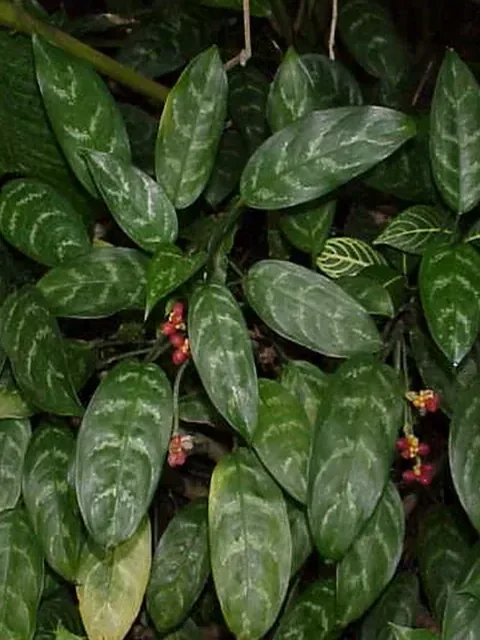
#> input picture assets/img/plants/aglaonema.webp, 480 x 640 px
$ python -i fetch_plant_photos.py   (imports and definitions only)
#> lines starting #> are read from the running program, lines starting #| are printed output that depends on the picture
#> further down, picture is the input picture: PIL image 480x640 RGB; mean R, G, B 56, 70.8, 39
#!/usr/bin/env python3
"""Download Wikipedia plant photos and write catalog data."""
from __future__ import annotations

import io
import json
import time
import urllib.parse
import urllib.request
from pathlib import Path

from PIL import Image, ImageOps

ROOT = Path(__file__).resolve().parents[1]
OUT_DIR = ROOT / "assets" / "img" / "plants"
JS_PATH = ROOT / "js" / "plants-data.js"
UA = "PchelosharingCatalog/1.0 (local mock catalog; plants page)"
BG = (248, 247, 245)
SIZE = 640

PLANTS = [
    # Комнатные
    {"id": "monstera-deliciosa", "name": "Монстера деликатесная", "latin": "Monstera deliciosa", "wiki": "Monstera_deliciosa", "cat": "room", "catLabel": "Комнатные", "price": 4900, "lead": "Дырявые листья, которые все фотографируют. Растёт быстро, если не забывать поливать. Как улей: живая штука, а не декор из Икеи."},
    {"id": "ficus-lyrata", "name": "Фикус лирата", "latin": "Ficus lyrata", "wiki": "Ficus_lyrata", "cat": "room", "catLabel": "Комнатные", "price": 6900, "lead": "Большие скрипичные листья. Любит свет и не любит, когда его переставляют. Характер есть — это хорошо."},
    {"id": "strelitzia-reginae", "name": "Стрелиция королевская", "latin": "Strelitzia reginae", "wiki": "Strelitzia_reginae", "cat": "room", "catLabel": "Комнатные", "price": 5400, "lead": "Цветок-птица. В комнате ведёт себя спокойно, а цветёт — как будто в гости прилетел кто-то яркий из Африки."},
    {"id": "calathea-orbifolia", "name": "Калатея орбифолия", "latin": "Goeppertia orbifolia", "wiki": "Goeppertia_orbifolia", "cat": "room", "catLabel": "Комнатные", "price": 3200, "lead": "Полосатые круглые листья. На ночь складывает их, как будто говорит «всё, я спать». Можно понять."},
    {"id": "alocasia-amazonica", "name": "Алоказия амазонская", "latin": "Alocasia × amazonica", "wiki": "Alocasia", "cat": "room", "catLabel": "Комнатные", "price": 2800, "lead": "Графика на листьях, будто её рисовали тушью. Любит влажный воздух. Пчёлы бы оценили, но это растение — для дома."},
    {"id": "philodendron-birkin", "name": "Филодендрон биркин", "latin": "Philodendron 'Birkin'", "wiki": "Philodendron", "cat": "room", "catLabel": "Комнатные", "price": 2500, "lead": "Белые штрихи по тёмно-зелёному. Не капризный. Хороший первый экзот, если хочется чего-то «не фиалка»."},
    {"id": "sansevieria-cylindrica", "name": "Сансевиерия цилиндрика", "latin": "Dracaena angolensis", "wiki": "Dracaena_angolensis", "cat": "room", "catLabel": "Комнатные", "price": 1900, "lead": "Круглые мечи вместо листьев. Почти не требует внимания. Для тех, кто любит живое, но не готов к ежедневным ритуалам."},
    {"id": "zamioculcas", "name": "Замиокулькас", "latin": "Zamioculcas zamiifolia", "wiki": "Zamioculcas_zamiifolia", "cat": "room", "catLabel": "Комнатные", "price": 2200, "lead": "Долларовое дерево. Шутки про зарплату прилагаются бесплатно. Растёт медленно и уверенно, как хорошая пасека."},
    {"id": "chamaedorea-elegans", "name": "Хамедорея изящная", "latin": "Chamaedorea elegans", "wiki": "Chamaedorea_elegans", "cat": "room", "catLabel": "Комнатные", "price": 2700, "lead": "Комнатная пальма, которая помещается в угол у окна. Не надо переезжать в тропики — тропики можно пригласить."},
    {"id": "spathiphyllum", "name": "Спатифиллум «Сенсейшн»", "latin": "Spathiphyllum", "wiki": "Spathiphyllum", "cat": "room", "catLabel": "Комнатные", "price": 2400, "lead": "Белые паруса. Если засушить — обидится и поникнет, потом отпоите и простит. Честный индикатор вашей забывчивости."},
    {"id": "anthurium-crystallinum", "name": "Антуриум кристаллинум", "latin": "Anthurium crystallinum", "wiki": "Anthurium_crystallinum", "cat": "room", "catLabel": "Комнатные", "price": 8700, "lead": "Бархатные листья с серебряными жилками. Редкий гость на подоконнике. Не для фона — для разглядывания."},
    {"id": "peperomia-watermelon", "name": "Пеперомия арбузная", "latin": "Peperomia argyreia", "wiki": "Peperomia_argyreia", "cat": "room", "catLabel": "Комнатные", "price": 980, "lead": "Маленькая, полосатая, совсем как арбуз, только есть нельзя. Зато можно поставить на стол и улыбаться."},
    {"id": "hoya-carnosa", "name": "Хойя мясистая", "latin": "Hoya carnosa", "wiki": "Hoya_carnosa", "cat": "room", "catLabel": "Комнатные", "price": 1600, "lead": "Восковой плющ. Цветёт зонтиками, пахнет так, что гости спрашивают: «у вас что, конфета?» Нет. Растение."},
    {"id": "maranta-leuconeura", "name": "Маранта беложильчатая", "latin": "Maranta leuconeura", "wiki": "Maranta_leuconeura", "cat": "room", "catLabel": "Комнатные", "price": 1400, "lead": "Молитвенное растение: вечером поднимает листья. Можно завести ритуал — смотреть, как оно укладывается спать."},
    {"id": "begonia-maculata", "name": "Бегония макулата", "latin": "Begonia maculata", "wiki": "Begonia_maculata", "cat": "room", "catLabel": "Комнатные", "price": 1800, "lead": "Горошек на листьях и красная изнанка. Выглядит так, будто её придумали для журнала, а не для подоконника."},
    {"id": "nephrolepis", "name": "Нефролепис возвышенный", "latin": "Nephrolepis exaltata", "wiki": "Nephrolepis_exaltata", "cat": "room", "catLabel": "Комнатные", "price": 1500, "lead": "Классический папоротник. Любит душ и не любит батарею. Зато фон для чтения — как в оранжерее."},
    {"id": "dracaena-marginata", "name": "Драцена окаймлённая", "latin": "Dracaena reflexa var. angustifolia", "wiki": "Dracaena_marginata", "cat": "room", "catLabel": "Комнатные", "price": 3100, "lead": "Тонкий ствол и султан листьев. Занимает мало места по полу и много — по вертикали. Умная геометрия для квартиры."},
    {"id": "yucca", "name": "Юкка слоновая", "latin": "Yucca gigantea", "wiki": "Yucca_gigantea", "cat": "room", "catLabel": "Комнатные", "price": 4500, "lead": "Пенёк с характером. Свет, редкий полив, и она стоит как скульптура. Хороша в большой комнате."},
    {"id": "aglaonema", "name": "Аглаонема сиамская", "latin": "Aglaonema", "wiki": "Aglaonema", "cat": "room", "catLabel": "Комнатные", "price": 2100, "lead": "Цветные листья даже в полутени. Для северных окон, где фикус грустит, а эта — нет."},
    {"id": "pilea-peperomioides", "name": "Пилея пеперомиоидес", "latin": "Pilea peperomioides", "wiki": "Pilea_peperomioides", "cat": "room", "catLabel": "Комнатные", "price": 1200, "lead": "Китайское денежное. Круглые листья на тонких ножках. Даёт деток — можно раздавать друзьям, как баночки мёда."},
    # Плодовые
    {"id": "fig-brown-turkey", "name": "Инжир Brown Turkey", "latin": "Ficus carica", "wiki": "Ficus_carica", "cat": "fruit", "catLabel": "Плодовые", "price": 3900, "lead": "Можно в кадке дома, можно в грунт в Приволжье с укрытием. Сладкие плоды. Пчёлы к цветкам не летят — инжир опыляется иначе. Зато вам — варенье."},
    {"id": "pomegranate-dwarf", "name": "Гранат карликовый", "latin": "Punica granatum", "wiki": "Punica_granatum", "cat": "fruit", "catLabel": "Плодовые", "price": 3400, "lead": "Алые цветки, потом плоды. Карликовая форма живёт в горшке и не делает вид, что ей нужен Крым."},
    {"id": "persimmon-sharon", "name": "Хурма Шарон", "latin": "Diospyros kaki", "wiki": "Diospyros_kaki", "cat": "fruit", "catLabel": "Плодовые", "price": 5200, "lead": "Дерево с осенними плодами, которые стоит дождаться. Многолетняя история, как яблоня на нашей земле."},
    {"id": "japonica-quince", "name": "Айва японская", "latin": "Chaenomeles japonica", "wiki": "Chaenomeles_japonica", "cat": "fruit", "catLabel": "Плодовые", "price": 1800, "lead": "Весной горит цветом — пчёлы в восторге. Плоды кислые, на варенье и компот. Медонос и урожай в одном кусте."},
    {"id": "apple-antonovka", "name": "Яблоня Антоновка", "latin": "Malus domestica", "wiki": "Antonovka", "cat": "fruit", "catLabel": "Плодовые", "price": 4500, "lead": "Именная яблоня на землях Приволжья. Как улей, только с яблоками. Цветёт — пасека гудит. Растёт годами, и чем дольше владеете, тем щедрее."},
    {"id": "pear-pamyat", "name": "Груша Память Яковлева", "latin": "Pyrus communis", "wiki": "Pyrus_communis", "cat": "fruit", "catLabel": "Плодовые", "price": 4300, "lead": "Надёжный сорт для нашей зимы. Цветение — отдельный сезон для пчёл. Урожай — для вас."},
    {"id": "cherry-shokoladnitsa", "name": "Вишня Шоколадница", "latin": "Prunus cerasus", "wiki": "Prunus_cerasus", "cat": "fruit", "catLabel": "Плодовые", "price": 4100, "lead": "Тёмная ягода, имя как десерт. Весной — белая пена цветков. Пчёлы работают, вы потом собираете."},
    {"id": "plum-vengerka", "name": "Слива Венгерка", "latin": "Prunus domestica", "wiki": "Prunus_domestica", "cat": "fruit", "catLabel": "Плодовые", "price": 4000, "lead": "Синие плоды, из которых получается и компот, и характер. Дерево на годы, не на сезон."},
    {"id": "alycha-kuban", "name": "Алыча Кубанская комета", "latin": "Prunus cerasifera", "wiki": "Prunus_cerasifera", "cat": "fruit", "catLabel": "Плодовые", "price": 3800, "lead": "Ранняя, щедрая, почти без капризов. Цветёт так, что пасека рядом — не украшение, а смысл."},
    {"id": "walnut-ideal", "name": "Орех грецкий «Идеал»", "latin": "Juglans regia", "wiki": "Juglans_regia", "cat": "fruit", "catLabel": "Плодовые", "price": 6200, "lead": "Долгая инвестиция. Сажаете не «на этот год», а чтобы через годы щёлкать свои орехи. Идеал — скороплодный, не придётся ждать век."},
    # Цитрусы
    {"id": "lemon-meyer", "name": "Лимон Мейера", "latin": "Citrus × meyeri", "wiki": "Meyer_lemon", "cat": "citrus", "catLabel": "Цитрусы", "price": 2900, "lead": "Комнатный лимон, который реально плодоносит. Цветки пахнут так, что хочется открыть окно и одновременно не открывать."},
    {"id": "orange-navel", "name": "Апельсин Вашингтон Невел", "latin": "Citrus × sinensis", "wiki": "Citrus_sinensis", "cat": "citrus", "catLabel": "Цитрусы", "price": 3600, "lead": "Классика в кадке. Зимой — золотые шары среди тёмных листьев. Летом можно вынести на балкон — пусть привыкает к солнцу."},
    {"id": "mandarin-unshiu", "name": "Мандарин Уншиу", "latin": "Citrus unshiu", "wiki": "Citrus_unshiu", "cat": "citrus", "catLabel": "Цитрусы", "price": 3300, "lead": "Тот самый новогодний запах, только живой и круглый год. Без косточек, с характером кадочного дерева."},
    {"id": "calamondin", "name": "Каламондин", "latin": "Citrus × microcarpa", "wiki": "Citrus_×_microcarpa", "cat": "citrus", "catLabel": "Цитрусы", "price": 2400, "lead": "Маленькие оранжевые плоды прямо на ветках с цветками. Выглядит как витрина, живёт как растение. Кисло-сладкий, на чай."},
    {"id": "kumquat-nagami", "name": "Кумкват Нагами", "latin": "Citrus japonica", "wiki": "Kumquat", "cat": "citrus", "catLabel": "Цитрусы", "price": 3100, "lead": "Едят вместе с кожурой. Странно звучит, пока не попробуете. Компактный, щедрый, очень «экзотический» без пафоса."},
    {"id": "feijoa", "name": "Фейхоа", "latin": "Acca sellowiana", "wiki": "Acca_sellowiana", "cat": "citrus", "catLabel": "Цитрусы", "price": 2800, "lead": "Не цитрус, но лежит рядом в голове. Цветки съедобные, плоды — вкус киви с клубникой. Пчёлы цветение уважают."},
    {"id": "loquat", "name": "Мушмула японская", "latin": "Eriobotrya japonica", "wiki": "Eriobotrya_japonica", "cat": "fruit", "catLabel": "Плодовые", "price": 3500, "lead": "Зимой цветёт, весной плоды. Перепутанный календарь — и в этом прелесть. В кадке или в укрывной культуре."},
    {"id": "kiwi", "name": "Актинидия деликатесная", "latin": "Actinidia deliciosa", "wiki": "Actinidia_deliciosa", "cat": "fruit", "catLabel": "Плодовые", "price": 1900, "lead": "Киви-лиана. Нужна опора и немного терпения. Зато потом — свои плоды, не из ящика на прилавке."},
    {"id": "banana-dwarf", "name": "Банан киевский карлик", "latin": "Musa acuminata", "wiki": "Musa_acuminata", "cat": "tropic", "catLabel": "Тропические", "price": 4700, "lead": "Огромные листья сразу делают из комнаты оранжерею. Плоды в квартире — лотерея, вид — гарантирован."},
    {"id": "coffee-arabica", "name": "Кофейное дерево арабика", "latin": "Coffea arabica", "wiki": "Coffea_arabica", "cat": "tropic", "catLabel": "Тропические", "price": 2600, "lead": "Блестящие листья, белые душистые цветки, красные ягоды. Свой кофе — скорее ритуал, чем экономика. Ритуалы мы любим."},
    # Медоносы и экзотика сада
    {"id": "lavender", "name": "Лаванда узколистная", "latin": "Lavandula angustifolia", "wiki": "Lavandula_angustifolia", "cat": "honey", "catLabel": "Медоносы", "price": 890, "lead": "Пчёлы на ней работают, вы вдыхаете. Сажайте ближе к пасеке и к скамейке. Оба будут довольны."},
    {"id": "linden", "name": "Липа мелколистная", "latin": "Tilia cordata", "wiki": "Tilia_cordata", "cat": "honey", "catLabel": "Медоносы", "price": 5400, "lead": "Главный медонос средней полосы. Дерево на десятилетия. Цветение — это запах июня и будущий мёд в банке."},
    {"id": "black-locust", "name": "Акация белая", "latin": "Robinia pseudoacacia", "wiki": "Robinia_pseudoacacia", "cat": "honey", "catLabel": "Медоносы", "price": 2200, "lead": "Гроздья белых цветков, акациевый мёд, который все хвалят. Растёт быстро. Для пасеки — почти обязательная гостья."},
    {"id": "lemon-eucalyptus", "name": "Эвкалипт лимонный", "latin": "Corymbia citriodora", "wiki": "Corymbia_citriodora", "cat": "tropic", "catLabel": "Тропические", "price": 2100, "lead": "Пахнет лимоном, выглядит как гость из Австралии. В кадке на лето — на улицу, зимой — в светлую комнату."},
    {"id": "oleander", "name": "Олеандр", "latin": "Nerium oleander", "wiki": "Nerium_oleander", "cat": "tropic", "catLabel": "Тропические", "price": 2300, "lead": "Цветёт долго и щедро. Ядовит — детям и котам не в зубы, в кадке — пожалуйста. Красота с инструкцией."},
    {"id": "hibiscus-syriacus", "name": "Гибискус сирийский", "latin": "Hibiscus syriacus", "wiki": "Hibiscus_syriacus", "cat": "honey", "catLabel": "Медоносы", "price": 1700, "lead": "Суровой зимой спит, летом раскрывает огромные цветки. Пчёлы не проходят мимо. Вы тоже."},
    {"id": "magnolia-grandiflora", "name": "Магнолия крупноцветковая", "latin": "Magnolia grandiflora", "wiki": "Magnolia_grandiflora", "cat": "tropic", "catLabel": "Тропические", "price": 8900, "lead": "Глянцевые вечнозелёные листья и цветки размером с супницу. Для укрывной культуры или кадки. Не скромное растение."},
    {"id": "camellia", "name": "Камелия японская", "latin": "Camellia japonica", "wiki": "Camellia_japonica", "cat": "tropic", "catLabel": "Тропические", "price": 4200, "lead": "Цветёт зимой, когда все остальные честно спят. Капризна к поливу. Если подружитесь — будет как чаепитие каждый январь."},
    {"id": "passionfruit", "name": "Пассифлора съедобная", "latin": "Passiflora edulis", "wiki": "Passiflora_edulis", "cat": "tropic", "catLabel": "Тропические", "price": 1600, "lead": "Цветок, на который нельзя не смотреть. Потом — маракуйя. Лиана для опоры и для разговоров «это что вообще?»"},
    {"id": "date-palm", "name": "Финик Робелена", "latin": "Phoenix roebelenii", "wiki": "Phoenix_roebelenii", "cat": "room", "catLabel": "Комнатные", "price": 7400, "lead": "Настоящая пальма, только вежливого размера. Перья листьев, ствол с характером. Экзотика без переезда на юг."},
]


# [21 lines left out: functions fetch, wiki_thumb, not called in this run]


def to_square(img: Image.Image) -> Image.Image:
    img = ImageOps.exif_transpose(img)
    if img.mode in ("RGBA", "P"):
        bg = Image.new("RGB", img.size, BG)
        rgba = img.convert("RGBA")
        bg.paste(rgba, mask=rgba.split()[-1])
        img = bg
    else:
        img = img.convert("RGB")
    w, h = img.size
#> w = 480; h = 640
    side = min(w, h)
#> side = 480
    left = (w - side) // 2
#> left = 0
    top = int((h - side) * 0.35)
#> top = 56
    if top + side > h:
        top = (h - side) // 2
    img = img.crop((left, top, left + side, top + side))
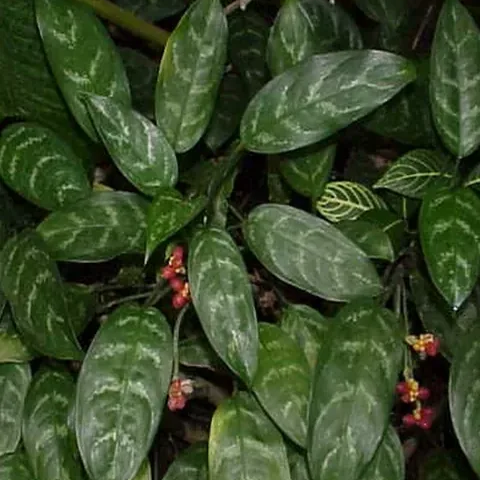
#> img: PIL image 480x480 RGB; mean R, G, B 57.3, 73.4, 40.9
    img = img.resize((SIZE, SIZE), Image.Resampling.LANCZOS)
#> img: PIL image 640x640 RGB
    # Soft studio matte: letterbox-like cream frame so Market-style contain looks natural
    canvas = Image.new("RGB", (SIZE, SIZE), BG)
    inner = int(SIZE * 0.92)
    img = img.resize((inner, inner), Image.Resampling.LANCZOS)
#> img: PIL image 588x588 RGB
    off = (SIZE - inner) // 2
    canvas.paste(img, (off, off))
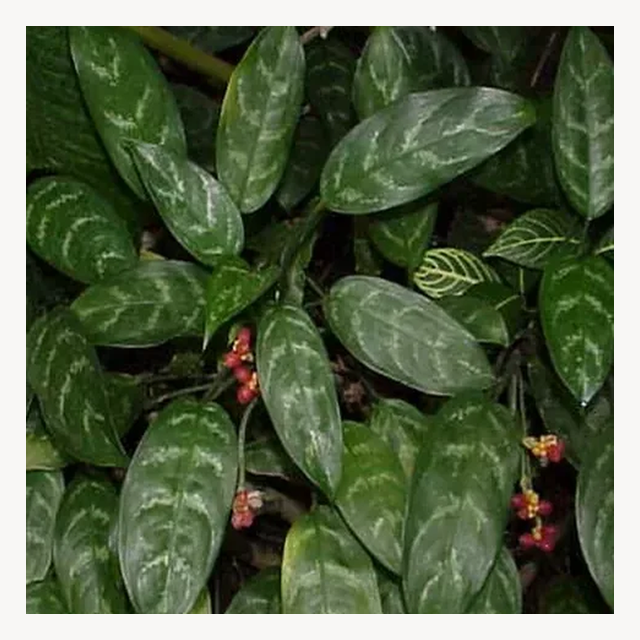
#> canvas: PIL image 640x640 RGB; mean R, G, B 87, 100.4, 72.7
    return canvas


# [61 lines left out: functions fallback_card, write_js, main, not called in this run]


# [2 lines not run here, left out]

>>> from PIL import Image
>>> picture = Image.open('../assets/img/plants/aglaonema.webp')
>>> result = to_square(picture)

$ run again, on assets/img/plants/banana-dwarf.webp
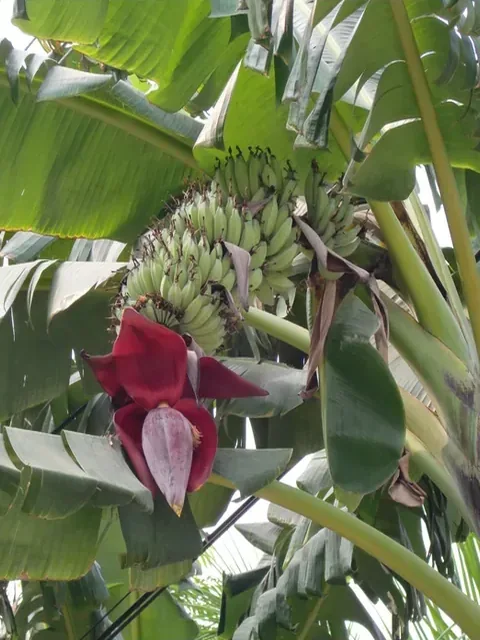
#> input picture assets/img/plants/banana-dwarf.webp, 480 x 640 px
#> picture is the input picture: PIL image 480x640 RGB; mean R, G, B 109.6, 117, 82.5
#> in to_square, `img = img.crop((left, top, left + side, top + side))`:
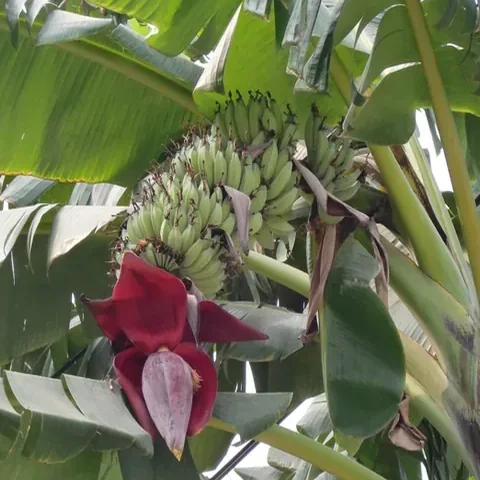
#> img: PIL image 480x480 RGB; mean R, G, B 107.7, 112.6, 80.2
#> in to_square, `canvas.paste(img, (off, off))`:
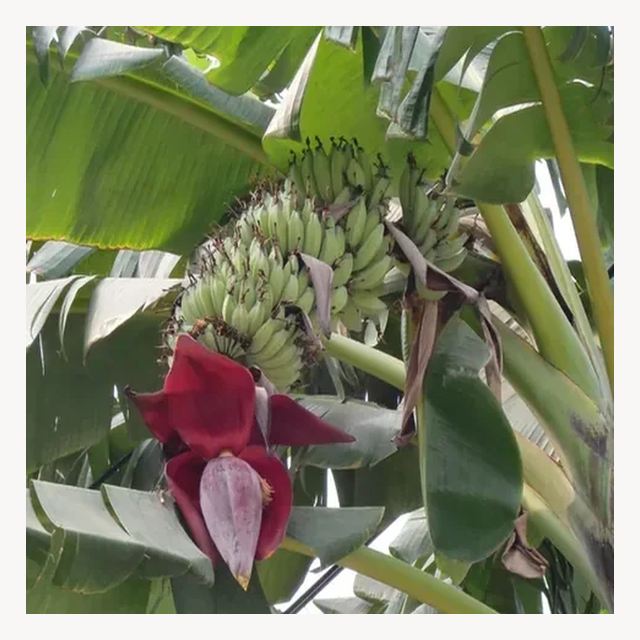
#> canvas: PIL image 640x640 RGB; mean R, G, B 129.6, 133.6, 105.9

$ run again, on assets/img/plants/begonia-maculata.webp
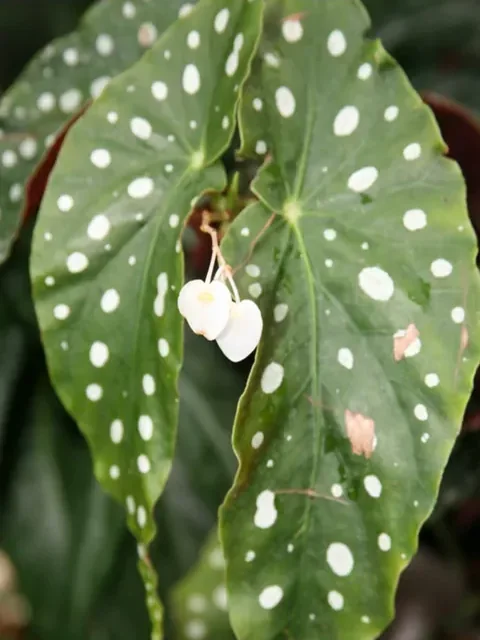
#> input picture assets/img/plants/begonia-maculata.webp, 480 x 640 px
#> picture is the input picture: PIL image 480x640 RGB; mean R, G, B 104.2, 120.4, 77.9
#> in to_square, `img = img.crop((left, top, left + side, top + side))`:
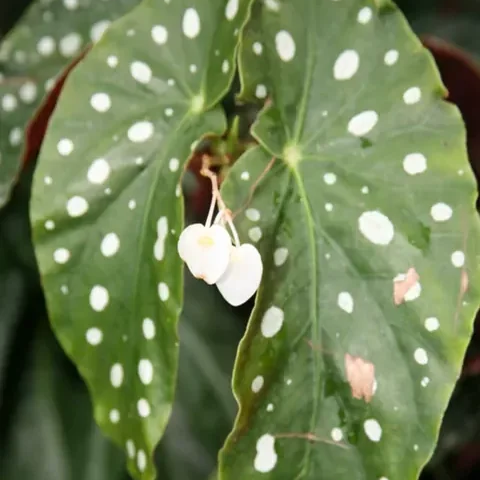
#> img: PIL image 480x480 RGB; mean R, G, B 112.3, 128.9, 85.4
#> in to_square, `canvas.paste(img, (off, off))`:
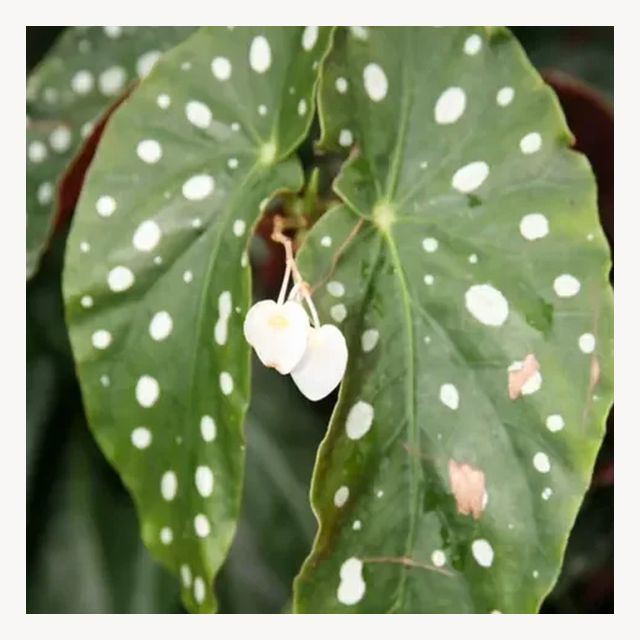
#> canvas: PIL image 640x640 RGB; mean R, G, B 133.4, 147.3, 110.3
